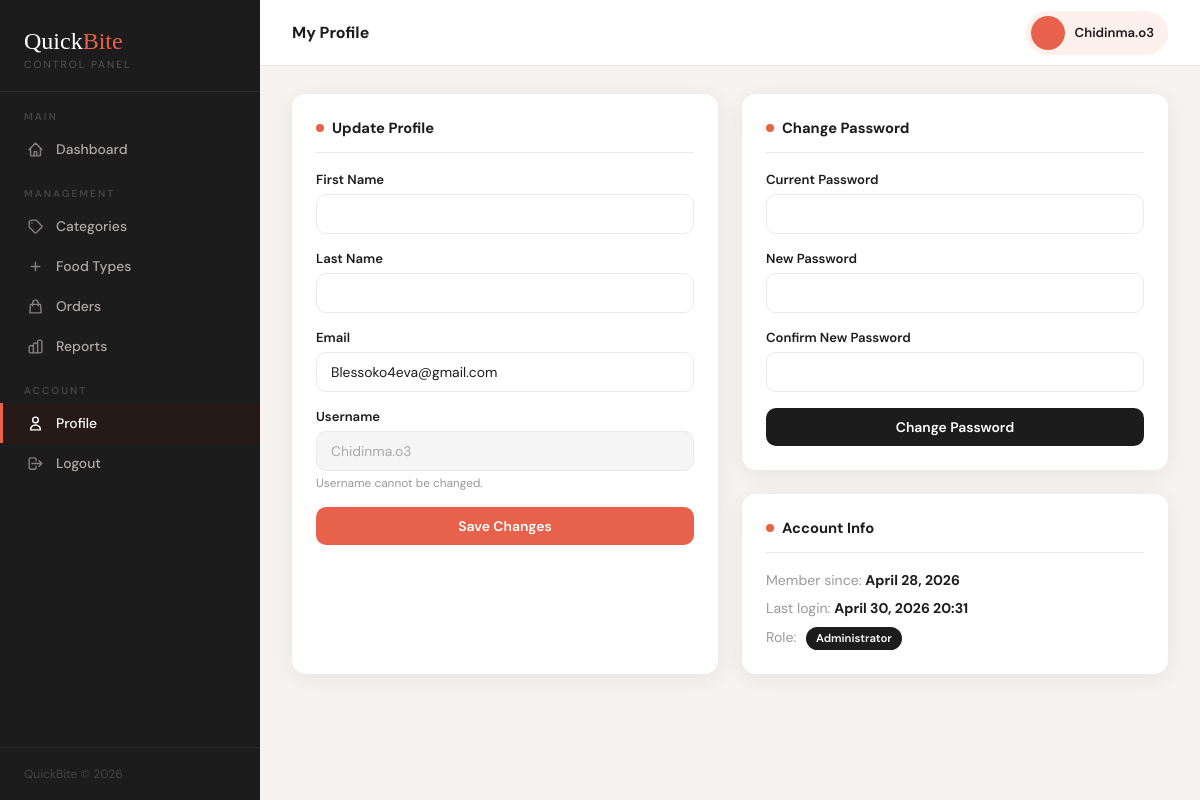
Before: /admin-panel/profile/ (signed in) with the older database file.
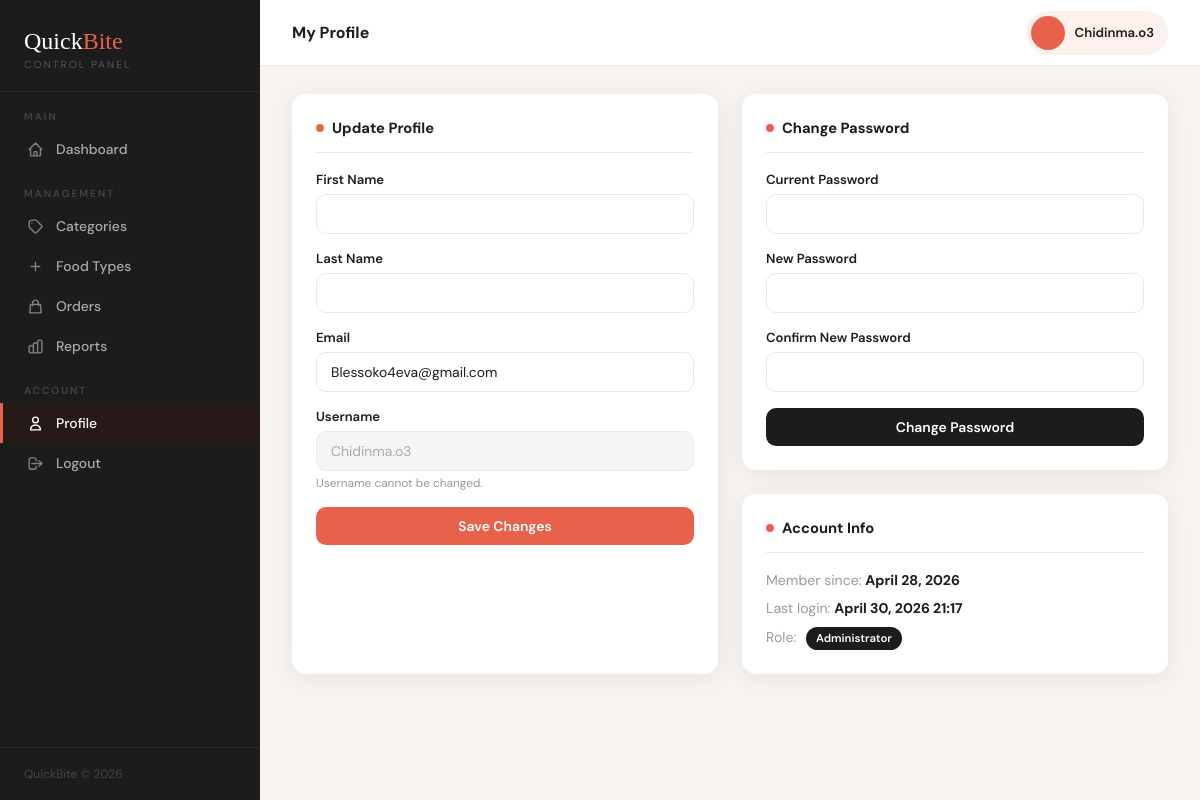
After: the same page with the newer database file.
### accounts/models.py (models this page shows, shortened)
class CustomUser(AbstractUser):
    ROLE_CHOICES = [
        ('customer', 'Customer'),
        ('owner', 'Restaurant Owner'),
        ('admin', 'Admin'),
    ]
    role = models.CharField(max_length=20, choices=ROLE_CHOICES, default='customer')
    phone = models.CharField(max_length=20, blank=True)
    address = models.TextField(blank=True)

### adminpanel/views.py (the view, shortened to what this page needs)
# urls.py: path('profile/', views.profile, name='profile'),
@login_required
@user_passes_test(is_admin)
def profile(request):
    return render(request, 'adminpanel/profile.html', {'user': request.user})

### adminpanel/views.py (called while the page is built)
def is_admin(user):
    return user.is_authenticated and user.is_staff

### templates/adminpanel/profile.html (shortened to what this page needs)
{% extends 'adminpanel/base.html' %}
{% block page_title %}My Profile{% endblock %}
{% block content %}
<div class="grid-2">
    <div class="card">
        <div class="card-title">Update Profile</div>
        <form method="POST">
            <div class="form-group">
                <label class="form-label">First Name</label>
                <input type="text" name="first_name" class="form-control" value="{{ user.first_name }}">
            </div>
            <div class="form-group">
                <label class="form-label">Last Name</label>
                <input type="text" name="last_name" class="form-control" value="{{ user.last_name }}">
            </div>
            <div class="form-group">
                <label class="form-label">Email</label>
                <input type="email" name="email" class="form-control" value="{{ user.email }}">
            </div>
            <div class="form-group">
                <label class="form-label">Username</label>
                <input type="text" class="form-control" value="{{ user.username }}" disabled>
                <div class="form-hint">Username cannot be changed.</div>
            </div>
            <button type="submit" class="btn btn-primary">Save Changes</button>
        </form>
    </div>
    <div class="col-stack">
        <div class="card">
            <div class="card-title">Change Password</div>
            <form method="POST">
                <div class="form-group">
                    <label class="form-label">Current Password</label>
                    <input type="password" name="old_password" class="form-control" required>
                </div>
                <div class="form-group">
                    <label class="form-label">New Password</label>
                    <input type="password" name="new_password" class="form-control" required>
                </div>
                <div class="form-group">
                    <label class="form-label">Confirm New Password</label>
                    <input type="password" name="confirm_password" class="form-control" required>
                </div>
                <button type="submit" class="btn btn-dark">Change Password</button>
            </form>
        </div>
        <div class="card">
            <div class="card-title">Account Info</div>
            <p style="margin-bottom:10px; font-size:0.88rem;">
                <span style="color:var(--text-light);">Member since:</span>
                <strong> {{ user.date_joined|date:"F d, Y" }}</strong>
            </p>
            <p style="margin-bottom:10px; font-size:0.88rem;">
                <span style="color:var(--text-light);">Last login:</span>
                <strong> {{ user.last_login|date:"F d, Y H:i"|default:"Never" }}</strong>
            </p>
            <p style="font-size:0.88rem;">
                <span style="color:var(--text-light);">Role:</span>
                <span class="badge" style="background:var(--sidebar-bg); color:white; margin-left:6px;">Administrator</span>
            </p>
        </div>
    </div>
</div>
{% endblock %}

### templates/adminpanel/base.html (shortened to what this page needs)
<!DOCTYPE html>
<html lang="en">
<head>
</head>
<body>
<nav id="sidebar">
    <div class="sidebar-brand">
        <div class="logo-text">Quick<span>Bite</span></div>
        <div class="logo-sub">Control Panel</div>
    </div>
    <div class="nav-section">Main</div>
    <a href="{% url 'adminpanel:dashboard' %}" class="nav-link {% if request.resolver_match.url_name == 'dashboard' %}active{% endif %}">
        <svg fill="none" stroke="currentColor" viewBox="0 0 24 24"><path stroke-linecap="round" stroke-linejoin="round" stroke-width="2" d="M3 12l2-2m0 0l7-7 7 7M5 10v10a1 1 0 001 1h3m10-11l2 2m-2-2v10a1 1 0 01-1 1h-3m-6 0a1 1 0 001-1v-4a1 1 0 011-1h2a1 1 0 011 1v4a1 1 0 001 1m-6 0h6"/></svg>
        Dashboard
    </a>
    <div class="nav-section">Management</div>
    <a href="{% url 'adminpanel:categories' %}" class="nav-link {% if request.resolver_match.url_name == 'categories' %}active{% endif %}">
        <svg fill="none" stroke="currentColor" viewBox="0 0 24 24"><path stroke-linecap="round" stroke-linejoin="round" stroke-width="2" d="M7 7h.01M7 3h5c.512 0 1.024.195 1.414.586l7 7a2 2 0 010 2.828l-7 7a2 2 0 01-2.828 0l-7-7A1.994 1.994 0 013 12V7a4 4 0 014-4z"/></svg>
        Categories
    </a>
    <a href="{% url 'adminpanel:food_types' %}" class="nav-link {% if request.resolver_match.url_name == 'food_types' %}active{% endif %}">
        <svg fill="none" stroke="currentColor" viewBox="0 0 24 24"><path stroke-linecap="round" stroke-linejoin="round" stroke-width="2" d="M12 6v6m0 0v6m0-6h6m-6 0H6"/></svg>
        Food Types
    </a>
    <a href="{% url 'adminpanel:orders' %}" class="nav-link {% if request.resolver_match.url_name == 'orders' %}active{% endif %}">
        <svg fill="none" stroke="currentColor" viewBox="0 0 24 24"><path stroke-linecap="round" stroke-linejoin="round" stroke-width="2" d="M16 11V7a4 4 0 00-8 0v4M5 9h14l1 12H4L5 9z"/></svg>
        Orders
    </a>
    <a href="{% url 'adminpanel:reports' %}" class="nav-link {% if request.resolver_match.url_name == 'reports' %}active{% endif %}">
        Reports
    </a>
    <div class="nav-section">Account</div>
    <a href="{% url 'adminpanel:profile' %}" class="nav-link {% if request.resolver_match.url_name == 'profile' %}active{% endif %}">
        <svg fill="none" stroke="currentColor" viewBox="0 0 24 24"><path stroke-linecap="round" stroke-linejoin="round" stroke-width="2" d="M16 7a4 4 0 11-8 0 4 4 0 018 0zM12 14a7 7 0 00-7 7h14a7 7 0 00-7-7z"/></svg>
        Profile
    </a>
    <a href="{% url 'logout' %}" class="nav-link">
        <svg fill="none" stroke="currentColor" viewBox="0 0 24 24"><path stroke-linecap="round" stroke-linejoin="round" stroke-width="2" d="M17 16l4-4m0 0l-4-4m4 4H7m6 4v1a3 3 0 01-3 3H6a3 3 0 01-3-3V7a3 3 0 013-3h4a3 3 0 013 3v1"/></svg>
        Logout
    </a>
    <div class="sidebar-footer">QuickBite &copy; 2026</div>
</nav>
<div id="main">
    <div class="topbar">
        <div class="topbar-title">{% block page_title %}Dashboard{% endblock %}</div>
        <div class="admin-badge">
            <div class="admin-avatar">{{ request.user.first_name|first|upper }}{{ request.user.last_name|first|upper }}</div>
            <div class="admin-name">{{ request.user.get_full_name|default:request.user.username }}</div>
        </div>
    </div>
    <div class="page-content">
        {% block content %}{% endblock %}
    </div>
</div>
</body>
</html>

Changed rows visible on the page:
changed CustomUser "Chidinma.o3": last_login "April 30, 2026 20:31" → "April 30, 2026 21:17"
